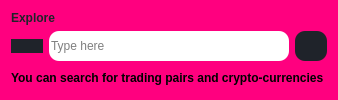
                     <widget class="QFrame" name="frame_72">
                      <property name="styleSheet">
                       <string notr="true">border-radius:10px;
background-color: rgb(255, 0, 127);</string>
                      </property>
                      <property name="frameShape">
                       <enum>QFrame::StyledPanel</enum>
                      </property>
                      <property name="frameShadow">
                       <enum>QFrame::Raised</enum>
                      </property>
                      <layout class="QVBoxLayout" name="verticalLayout_77">
                       <item>
                        <widget class="QLabel" name="label_77">
                         <property name="sizePolicy">
                          <sizepolicy hsizetype="Fixed" vsizetype="Fixed">
                           <horstretch>0</horstretch>
                           <verstretch>0</verstretch>
                          </sizepolicy>
                         </property>
                         <property name="font">
                          <font>
                           <weight>75</weight>
                           <bold>true</bold>
                          </font>
                         </property>
                         <property name="text">
                          <string>&lt;html&gt;&lt;head/&gt;&lt;body&gt;&lt;p&gt;&lt;span style=&quot; color:#1f232a;&quot;&gt;Explore&lt;/span&gt;&lt;/p&gt;&lt;/body&gt;&lt;/html&gt;</string>
                         </property>
                        </widget>
                       </item>
                       <item>
                        <layout class="QGridLayout" name="gridLayout_15" columnstretch="0,0,0">
                         <property name="verticalSpacing">
                          <number>0</number>
                         </property>
                         <item row="0" column="1">
                          <widget class="QLineEdit" name="addressBar_2">
                           <property name="sizePolicy">
                            <sizepolicy hsizetype="Expanding" vsizetype="Preferred">
                             <horstretch>0</horstretch>
                             <verstretch>0</verstretch>
                            </sizepolicy>
                           </property>
                           <property name="minimumSize">
                            <size>
                             <width>140</width>
                             <height>30</height>
                            </size>
                           </property>
                           <property name="styleSheet">
                            <string notr="true">background-color: rgb(255, 255, 255);</string>
                           </property>
                           <property name="placeholderText">
                            <string>Type here</string>
                           </property>
                          </widget>
                         </item>
                         <item row="0" column="2">
                          <widget class="QPushButton" name="searchAddressBar_2">
                           <property name="sizePolicy">
                            <sizepolicy hsizetype="Fixed" vsizetype="Fixed">
                             <horstretch>0</horstretch>
                             <verstretch>0</verstretch>
                            </sizepolicy>
                           </property>
                           <property name="minimumSize">
                            <size>
                             <width>30</width>
                             <height>30</height>
                            </size>
                           </property>
                           <property name="font">
                            <font>
                             <family>Segoe Print</family>
                             <weight>75</weight>
                             <bold>true</bold>
                            </font>
                           </property>
                           <property name="toolTip">
                            <string>search</string>
                           </property>
                           <property name="styleSheet">
                            <string notr="true">background-color: rgb(31, 35, 42);</string>
                           </property>
                           <property name="text">
                            <string/>
                           </property>
                           <property name="icon">
                            <iconset resource="resources.qrc">
                             <normaloff>:/icons/icons/search.svg</normaloff>:/icons/icons/search.svg</iconset>
                           </property>
                           <property name="iconSize">
                            <size>
                             <width>16</width>
                             <height>16</height>
                            </size>
                           </property>
                          </widget>
                         </item>
                         <item row="0" column="0" alignment="Qt::AlignHCenter">
                          <widget class="QPushButton" name="CertBtn_3">
                           <property name="sizePolicy">
                            <sizepolicy hsizetype="Fixed" vsizetype="Fixed">
                             <horstretch>0</horstretch>
                             <verstretch>0</verstretch>
                            </sizepolicy>
                           </property>
                           <property name="toolTip">
                            <string>Page information</string>
                           </property>
                           <property name="styleSheet">
                            <string notr="true">background-color:#1f232a;
border-radius:10px;</string>
                           </property>
                           <property name="text">
                            <string/>
                           </property>
                           <property name="icon">
                            <iconset resource="resources.qrc">
                             <normaloff>:/icons/icons/lock.svg</normaloff>:/icons/icons/lock.svg</iconset>
                           </property>
                          </widget>
                         </item>
                        </layout>
                       </item>
                       <item>
                        <widget class="QLabel" name="label_78">
                         <property name="font">
                          <font>
                           <weight>75</weight>
                           <bold>true</bold>
                          </font>
                         </property>
                         <property name="text">
                          <string>You can search for trading pairs and crypto-currencies </string>
                         </property>
                        </widget>
                       </item>
                      </layout>
                     </widget>
